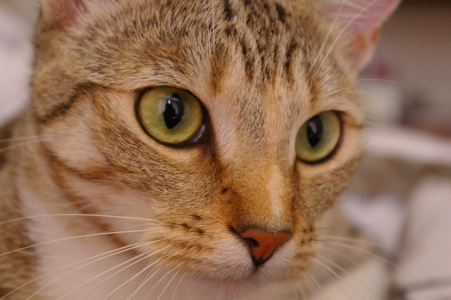
#> input picture skimage.data.chelsea(), 451 x 300 px
$ jupyter execute L01_basic_of_pillow.ipynb
#> lines starting #> are read from the running program, lines starting #| are printed output that depends on the picture
[Pillow 사용법 - Basic 01](https://ds31x.tistory.com/465)

## Pillow 기본 사용법

### 주요 함수 및 메서드

1. **`Image.open(fp)`** - 이미지 파일 열기
   - 파일 경로(문자열 또는 Path 객체)를 받아 `PIL.Image.Image` 객체 반환
   - 다양한 이미지 형식 자동 감지

2. **`Image.new(mode, size, color=0)`** - 새 이미지 생성
   - mode: 이미지 모드 ('RGB', 'RGBA', 'L' 등)
   - size: (width, height) 튜플
   - color: 초기 색상값 (기본값 0)

3. **`save(fp, format=None, **params)`** - 이미지 저장
   - quality 옵션으로 JPEG 품질 조절 가능

4. **`split()`** - 채널 분리
   - 이미지를 채널별로 분리하여 튜플로 반환

5. **`Image.merge(mode, bands)`** - 채널 병합
   - 분리된 채널들을 합쳐 하나의 이미지 생성

6. **`convert(mode)`** - 이미지 모드 변환
   - 다른 색상 공간으로 변환

7. **`crop(box)`** - 이미지 자르기
   - box: (left, top, right, bottom) 튜플

8. **`resize(size, box=None)`** - 크기 조정
   - size: (width, height) 튜플
   - box: 자를 영역 지정 가능

9. **`rotate(angle, expand=False, fillcolor=None)`** - 회전
   - angle: 회전 각도 (반시계방향)
   - expand: 전체 이미지를 담을 수 있도록 캔버스 확장 여부
   - fillcolor: 빈 영역 색상

---

[cell 1]
from skimage import data
from PIL import Image

[cell 2]
img_array = data.chelsea()
#> img_array is the input picture: shape (300, 451, 3); mean R, G, B 147.7, 111.4, 86.8
img_array.shape
#> Out = (300, 451, 3)

# from ndarray to Image

[cell 3]
img = Image.fromarray(img_array)

# save() 메서드

### 1. 이미지 파일 열기 (`Image.open`)

파일로부터 이미지를 읽어와 `PIL.Image.Image` 객체를 생성합니다.

[cell 4]
fstr = 'output_pil.jpg'

img.save(
    fstr,
    format='JPEG',
    quality=80,
    )

[cell 5]
from pathlib import Path

p = Path(fstr)
fsize_bytes = p.stat().st_size
fsize_bytes

# open 함수

### 2. 이미지 표시 방법

- **Matplotlib**: `plt.imshow(img)` - 일반적인 방법
- **Colab**: 셀 마지막에 Image 객체만 평가(evaluate)해도 표시됨
- **`show()` 메서드**: 독립된 창으로 표시 (Colab에서는 동작 안함)

[cell 6]
n_img = Image.open(fstr)
type(n_img)

[cell 7]
import matplotlib.pyplot as plt

plt.imshow(n_img)
plt.show()

[cell 8]
n_fstr = Path('test.jpg')

n_img.save(n_fstr)
n_img = Image.open(n_fstr)
type(n_img)

[cell 9]
n_img # colab에선 그냥 evaluate로도 이미지가 보임.

[cell 10]
n_img.size # width, height
#> Out = (451, 300)

### 3. 색상 모드와 채널 분리/병합

**주요 색상 모드:**
- `L`: 8-bit 흑백 (0-255)
- `RGB`: 24-bit 트루컬러 (R, G, B 각 8bit)
- `RGBA`: 32-bit 트루컬러 + 알파채널
- `CMYK`: 인쇄용 색상 모드
- `HSV`: 색상, 채도, 명도

**채널 작업:**
- `split()`: 이미지를 채널별로 분리
- `Image.merge()`: 채널들을 합쳐서 하나의 이미지 생성

[cell 11]
colorspaces = {
  'L': '8-bit 흑백 (0-255)',
  '1': '1-bit 흑백 (0 또는 255)',
  'P': '8-bit 팔레트 모드',
  'RGB': '24-bit 트루컬러 (8bit x 3채널)',
  'RGBA': '32-bit 트루컬러 + 알파채널',
  'CMYK': '32-bit 컬러 (8bit x 4채널)',
  'YCbCr': 'JPEG 표준 색상공간',
  'LAB': 'CIE Lab 색상공간',
  'HSV': 'Hue, Saturation, Value'
}

for mode, _ in colorspaces.items():
  try:
    print(f'{mode}: {n_img.convert(mode).getbands()}')
  except Exception as e:
    print(f'Convert Erropr: {mode=}\n{e}')
#> this loop made 9 passes
#| L: ('L',)
#| 1: ('1',)
#| P: ('P',)
#| RGB: ('R', 'G', 'B')
#| RGBA: ('R', 'G', 'B', 'A')
#| CMYK: ('C', 'M', 'Y', 'K')
#| YCbCr: ('Y', 'Cb', 'Cr')
#| LAB: ('L', 'A', 'B')
#> (further printed lines are left out)

[cell 12]
# Convert the image to RGBA
rgba_img = n_img.convert('RGBA')

# Split the RGBA image into individual channels
r, g, b, a = rgba_img.split()
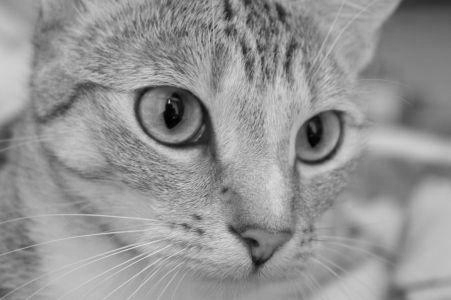
#> r: PIL image 451x300 L; min 0, max 230, mean 147.7
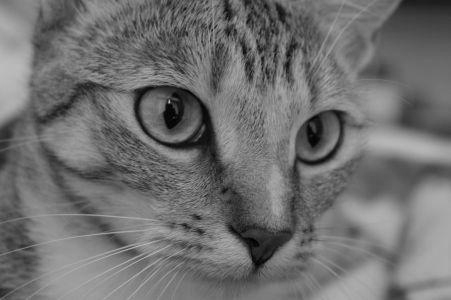
#> g: PIL image 451x300 L; min 0, max 194, mean 111.4
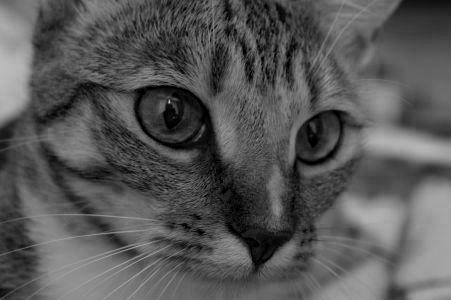
#> b: PIL image 451x300 L; min 0, max 199, mean 86.9
#> a: PIL image 451x300 L; every value is 255

# Display each channel
fig, axes = plt.subplots(1, 4, figsize=(20, 5))
axes[0].imshow(r, cmap='gray')
axes[0].set_title('Red channel')
axes[1].imshow(g, cmap='gray')
axes[1].set_title('Green channel')
axes[2].imshow(b, cmap='gray')
axes[2].set_title('Blue channel')
axes[3].imshow(a, cmap='gray')
axes[3].set_title('Alpha channel')

for ax in axes:
    ax.axis('off')

plt.show()
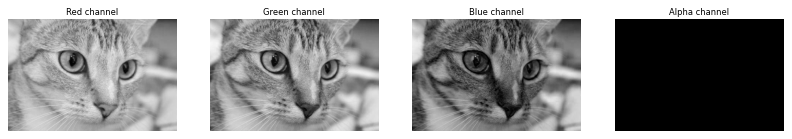
#> figure drawn by matplotlib, 4 panels

[cell 13]
img = Image.merge('RGBA',(r,g,b,a))
img

[cell 14]
# Convert the image to RGBA
rgba_img = n_img.convert('RGBA')

# Split the RGBA image into individual channels
r, g, b, a = rgba_img.split()

print(r.getbands())
#| ('L',)

# Display each channel
fig, axes = plt.subplots(1, 4, figsize=(20, 5))
axes[0].imshow(r, cmap='gray')
axes[0].set_title('Red channel')
axes[1].imshow(g, cmap='gray')
axes[1].set_title('Green channel')
axes[2].imshow(b, cmap='gray')
axes[2].set_title('Blue channel')
axes[3].imshow(a, cmap='gray')
axes[3].set_title('Alpha channel')

for ax in axes:
    ax.axis('off')

plt.show()

img = Image.merge('RGBA',(r,g,b,a))
plt.figure()
plt.imshow(img)
plt.axis('off')
plt.show()

# Pixel Access

[cell 15]
n_img.getpixel( (50,50) )
#> Out = (137, 101, 67)

### 4. 픽셀 접근 (Pixel Access)

**개별 픽셀 접근:**
- `getpixel((x, y))`: 특정 위치의 픽셀 값 읽기
- `putpixel((x, y), color)`: 특정 위치의 픽셀 값 변경

**전체 픽셀 접근:**
- `load()`: `PixelAccess` 객체 반환
- 인덱싱을 통해 빠른 픽셀 접근 가능 (`pixels[x, y]`)

[cell 16]
n_img.putpixel((50,50), (255,0,0))
n_img.getpixel((50,50))
#> Out = (255, 0, 0)

[cell 17]
tmp = n_img.copy()

pixels = tmp.load()
print(f'{type(pixels) = }')
#| type(pixels) = <class 'PixelAccess'>
for y in range(tmp.height):
  for x in range(tmp.width):
    r,g,b = pixels[x,y]
    gray = int(0.299*r + 0.587*g + 0.114*b)
    pixels[x,y] = (gray,gray,gray)

tmp

[cell 18]
n_img

# Geometric Transform

[cell 19]
cropped_image = n_img.crop(
    (100,100,250,150)
)
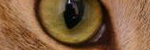
#> cropped_image: PIL image 150x50 RGB; mean R, G, B 128.3, 94.1, 62.3

### 5. 기하학적 변환 (Geometric Transform)

**주요 변환 메서드:**
1. **`crop(box)`**: 이미지 자르기
   - box: (left, top, right, bottom)

2. **`resize(size, box=None)`**: 크기 조정
   - size: (width, height)
   - box를 지정하면 해당 영역만 자른 후 resize

3. **`rotate(angle, expand=False, fillcolor=None)`**: 회전
   - angle: 반시계방향 각도
   - expand=True: 잘리지 않도록 캔버스 확장
   - fillcolor: 빈 영역 채울 색상

4. **`transpose(method)`**: 회전/뒤집기
   - FLIP_LEFT_RIGHT, FLIP_TOP_BOTTOM
   - ROTATE_90, ROTATE_180, ROTATE_270
   - TRANSPOSE, TRANSVERSE

[cell 20]
cropped_image

[cell 21]
resized_img = n_img.resize(
	(150,100), # width, hegith.
)
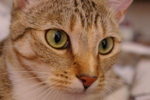
#> resized_img: PIL image 150x100 RGB; mean R, G, B 147.7, 111.4, 86.9

resized_img

[cell 22]
resized_img.size
#> Out = (150, 100)

[cell 23]
resized_img2 = n_img.resize(
    (150,100),
    box=(100,100,250,150),
)
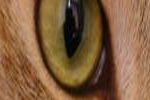
#> resized_img2: PIL image 150x100 RGB; mean R, G, B 128.3, 94.1, 62.4
resized_img2

[cell 24]
resized_img2.size
#> Out = (150, 100)

[cell 25]
rotated = n_img.rotate(45, expand=True, fillcolor=(200,200,200))
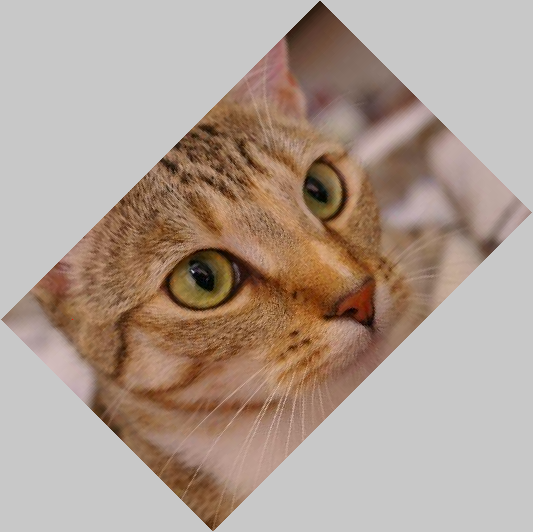
#> rotated: PIL image 533x532 RGB; mean R, G, B 175, 157.7, 146
rotated

[cell 26]
rotated = n_img.rotate(45) # alpha가 있고, 0인 경우 검은색이 아닌 흰색으로 채워짐.
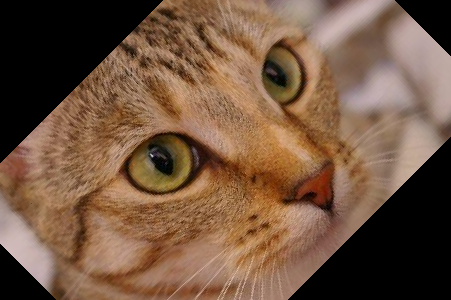
#> rotated: PIL image 451x300 RGB; mean R, G, B 115.3, 86.2, 65.1
rotated

[cell 27]
rotated.getpixel( (0,0))
#> Out = (0, 0, 0)

[cell 28]
rotated.putpixel( (0,0), (200,200,200) )
rotated.getpixel( (0,0))
#> Out = (200, 200, 200)
